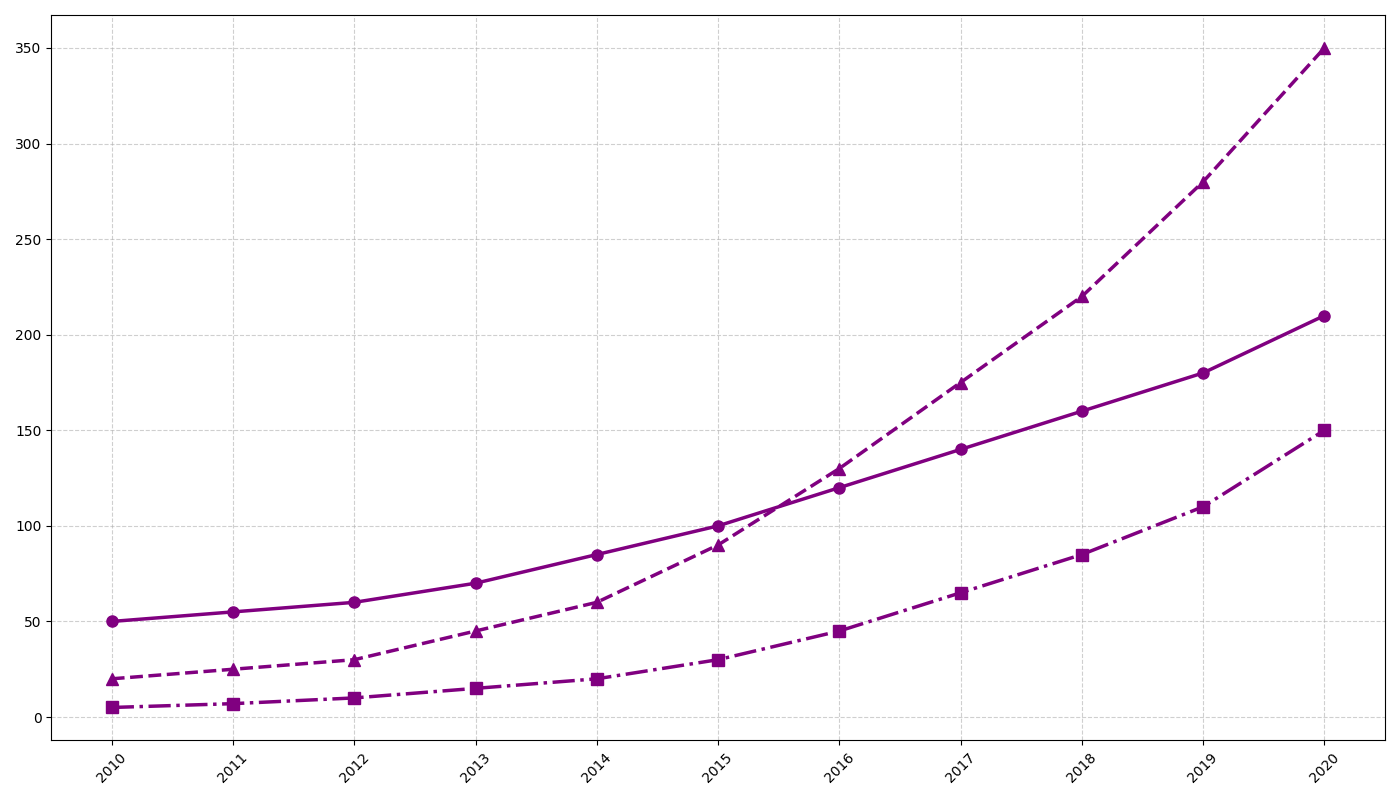

Reproduce this figure in Python.
import matplotlib.pyplot as plt
import numpy as np

years = np.arange(2010, 2021)
solar_panels = [50, 55, 60, 70, 85, 100, 120, 140, 160, 180, 210]
electric_cars = [20, 25, 30, 45, 60, 90, 130, 175, 220, 280, 350]
wind_turbines = [5, 7, 10, 15, 20, 30, 45, 65, 85, 110, 150]

fig, ax = plt.subplots(figsize=(14, 8))

# Apply a single color 'purple' to all data groups
ax.plot(years, solar_panels, marker='o', linestyle='-', color='purple', linewidth=2.5, markersize=8)
ax.plot(years, electric_cars, marker='^', linestyle='--', color='purple', linewidth=2.5, markersize=8)
ax.plot(years, wind_turbines, marker='s', linestyle='-.', color='purple', linewidth=2.5, markersize=8)

ax.grid(True, linestyle='--', alpha=0.6)

plt.xticks(years, rotation=45)
plt.tight_layout()
plt.show()
